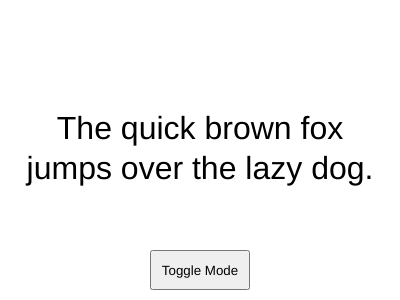
Frame 1 (no input)
Frame 60 (no input): identical to frame 1, image omitted
Frame 120 (the mouse pressed at the canvas centre since frame 60): identical to frame 1, image omitted

The p5.js sketch that drew this single still picture (run headless with seeded random() and noise() and a simulated clock; from frame 60 on, the mouse is pressed at the canvas centre):

// p5.js sketch
// ── sketch.js
let darkMode, lightMode, currentMode;
const msg = "The quick brown fox jumps over the lazy dog.";

// Variables related to the button
let modeButton;
let buttonText = "Toggle Mode";
let isLightMode = true;

function setup() {
    createCanvas(400, 300);
    noStroke();
    darkMode = new ColourMode(color(0), color(255));
    lightMode = new ColourMode(color(255), color(0));
    buttonSetup();
}

function draw() {
    if (isLightMode) {
        background(lightMode.bgColour);
        fill(lightMode.textFill);
    } else {
        background(darkMode.bgColour);
        fill(darkMode.textFill);
    }
    textSize(32);
    textAlign(CENTER, CENTER);
    text(msg, 10, 10, width - 20, height - 20);
}

function buttonSetup() {
    modeButton = createButton(buttonText);
    const mainContainer = select("main");
    modeButton.parent(mainContainer);
    modeButton.size(100, 40);
    modeButton.position(width / 2 - 50, height - 50);
    modeButton.mouseClicked(toggleMode);
}

/**
 * Event listener. Called when the button is pressed. Toggles 
 * between light and dark mode.
 */
function toggleMode() {
    isLightMode = !isLightMode;
}

/**
 * Stores information about the colour scheme (background colour and text colour)
 */
class ColourMode {
    bgColour;
    textFill;

    /**
     * Creates a new ColourMode
     * @param {Color} bgColour The background colour
     * @param {Color} textFill The text fill colour
     */
    constructor(bgColour, textFill) {
        this.bgColour = bgColour;
        this.textFill = textFill;
    }
}
